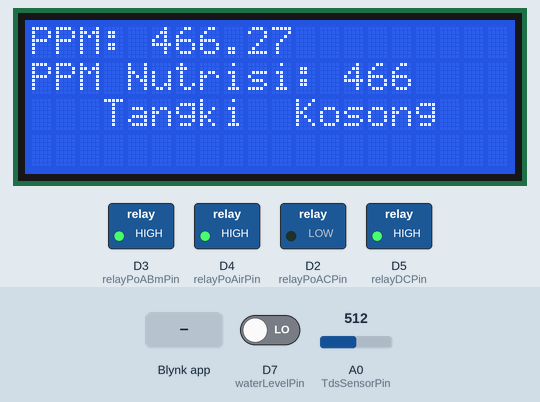
Simulated run of this sketch. Board: ESP8266 (NodeMCU). Parts: 20×4 character LCD, switched loads named in the sketch (green lamp = pin HIGH). The inputs (shaded band) are chosen by the test bench; at power-on: D7 (waterLevelPin) LOW, A0 (TdsSensorPin) = 512. WiFi joins after 1.5 s; servers stay silent unless stated; what the sketch prints to the serial monitor is not drawn.

Above: at 5.1 s.
5.2 s: D7 (waterLevelPin) driven HIGH
At 6.0 s:
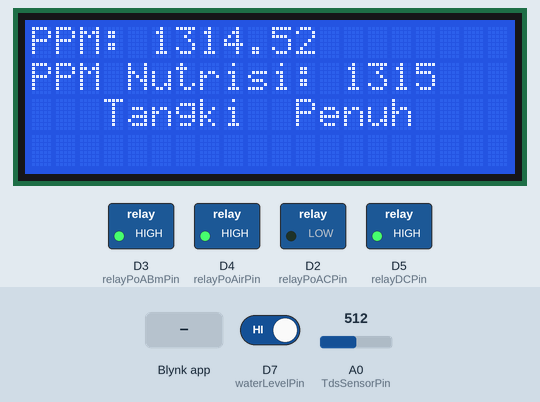
8.2 s: Blynk app writes 0 to V2
At 9.4 s:
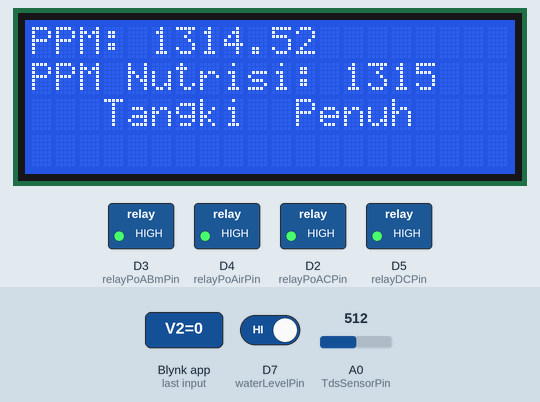
9.7 s: Blynk app writes 1 to V2
At 10.5 s:
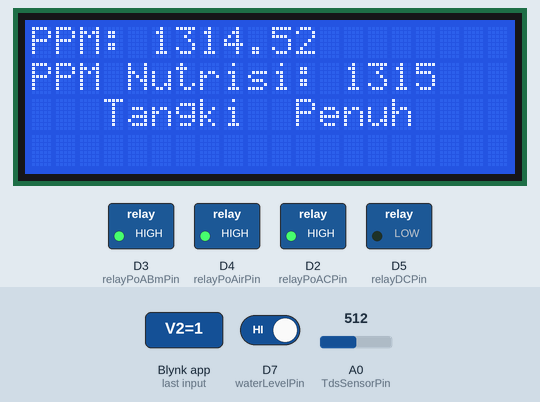
11.2 s: D7 (waterLevelPin) driven LOW
At 12.3 s:
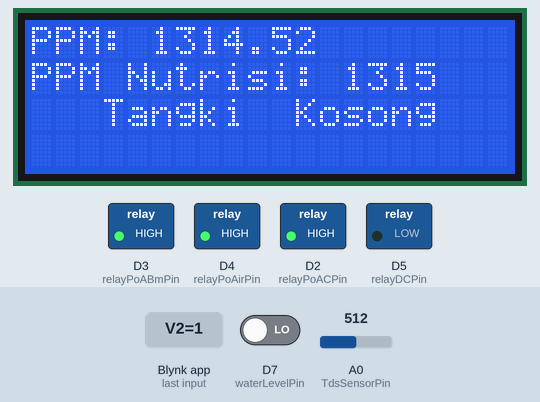
12.7 s: A0 (TdsSensorPin) set to 716
At 15.0 s:
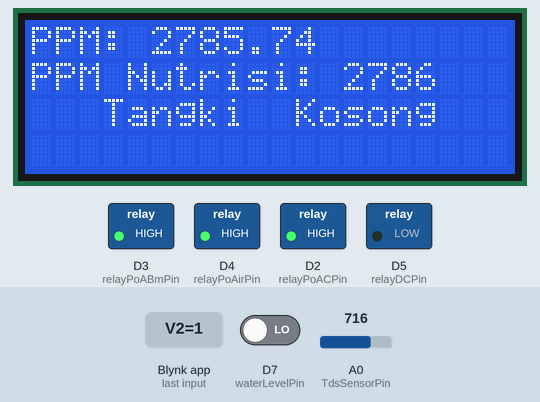
15.3 s: A0 (TdsSensorPin) set to 810
At 28.2 s:
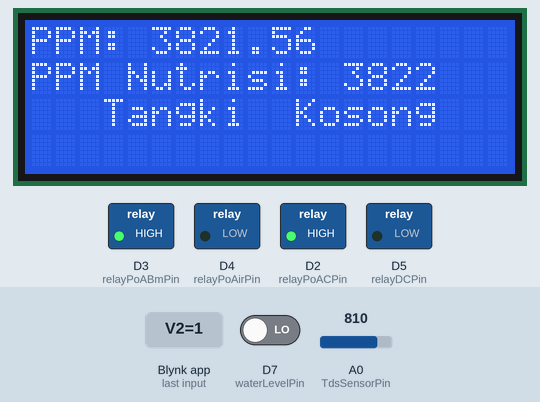
Timing chart, 0 to 48.5 s (numbered marks = the images above; inputs shaded):
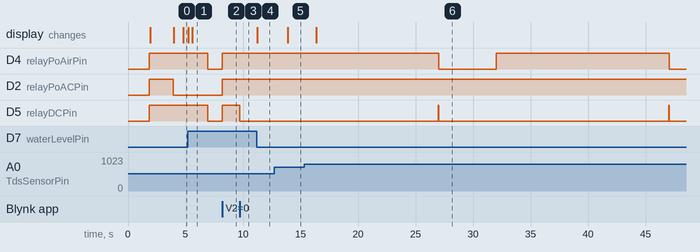

The sketch:

arung.ino
```cpp
#include <BlynkSimpleEsp8266.h>
#include <LiquidCrystal_I2C.h>
#include <elapsedMillis.h>
#include <ESP8266WiFi.h>
#include <WiFiClient.h>
#include <Wire.h>

#define BLYNK_TEMPLATE_ID "TMPL6J2PkRluT"
#define BLYNK_TEMPLATE_NAME "hydronutrimixer"
#define BLYNK_AUTH_TOKEN "145FqDQu66qq4idt_8_7G6iX8L1tlVFP"

char auth[] = BLYNK_AUTH_TOKEN;
char ssid[] = "MarsRaftel";
char pass[] = "marsraftel21";

// Configuration TDS Sensor
#define VREF 5.0
#define SCOUNT 30
int analogBuffer[SCOUNT];
int analogBufferTemp[SCOUNT];
int analogBufferIndex = 0, copyIndex = 0;
float averageVoltage = 0, tdsValue = 0, temperature = 25;

// Component pins
#define TdsSensorPin  A0
#define waterLevelPin D7
#define relayDCPin    D5 // IN1
#define relayPoAirPin D4 // IN2
#define relayPoABmPin D3 // IN3
#define relayPoACPin  D2 // IN4
#define ledPin        D5

// Variable Public Blynk
int MINppmtarget, MAXppmtarget;

BLYNK_WRITE(V0) {
  MINppmtarget = param.asInt();
  Serial.print("V0: ");
  Serial.println(MINppmtarget);
}

BLYNK_WRITE(V1) {
  MAXppmtarget = param.asInt();
  Serial.print("V1: ");
  Serial.println(MAXppmtarget);
}

BLYNK_WRITE(V2) {
  switch (param.asInt()) {
    case 0: { // Item 1
      Serial.println("OFF");
      digitalWrite(relayDCPin, HIGH);
      digitalWrite(relayPoAirPin, HIGH);
      digitalWrite(relayPoABmPin, HIGH);
      digitalWrite(relayPoACPin, HIGH);
      break;
    }
    case 1: { // Item 2
      Serial.println("ON");
      digitalWrite(relayDCPin, LOW);
      break;
    }
  }
}

LiquidCrystal_I2C lcd(0x27, 20, 4);

elapsedMillis tdsSampleTimer;
elapsedMillis tdsPrintTimer;
elapsedMillis relayControlTimer;
unsigned long relayStartTime = 0;
bool relayActive = false;
int relayState = 0;

void setup() {
  Serial.begin(115200);
  Blynk.begin(auth, ssid, pass);

  lcd.init();
  //lcd.begin();
  lcd.backlight();

  // Input output initialization
  pinMode(relayDCPin, OUTPUT);
  pinMode(relayPoAirPin, OUTPUT);
  pinMode(relayPoABmPin, OUTPUT);
  pinMode(relayPoACPin, OUTPUT);
  pinMode(waterLevelPin, INPUT);
  pinMode(ledPin, OUTPUT);

  // Relay Low
  digitalWrite(ledPin, HIGH);
  digitalWrite(relayDCPin, HIGH);
  digitalWrite(relayPoAirPin, HIGH);
  digitalWrite(relayPoABmPin, HIGH);
  digitalWrite(relayPoACPin, HIGH);

  WiFi.begin(ssid, pass);
  while (WiFi.status() != WL_CONNECTED){
    delay(500);
    Serial.print(".");
    lcd.setCursor(0, 1);
    lcd.print("   Connecting....   ");
  }
  Serial.println("Connecting to wifi");

  lcd.setCursor(0, 1);
  lcd.print("                    ");
  lcd.print("  Pengaduk Nutrisi  ");
  lcd.setCursor(0, 2);
  lcd.print("   Sistem Irigasi   ");
  delay(2000);
  lcd.clear();
}

void loop() {
  Blynk.run();
  int waterLevelSensorValue = digitalRead(waterLevelPin);
  Blynk.virtualWrite(V4, waterLevelSensorValue);

  if (tdsSampleTimer > 40) {
    tdsSampleTimer = 0;
    analogBuffer[analogBufferIndex] = analogRead(TdsSensorPin);
    analogBufferIndex++;
    if (analogBufferIndex == SCOUNT) {
      analogBufferIndex = 0;
    }
  }

  if (tdsPrintTimer > 800) {
    tdsPrintTimer = 0;
    for(copyIndex = 0; copyIndex < SCOUNT; copyIndex++) {
      analogBufferTemp[copyIndex] = analogBuffer[copyIndex];
    }
    averageVoltage = getMedianNum(analogBufferTemp, SCOUNT) * (float)VREF / 1024.0;
    float compensationCoefficient = 1.0 + 0.02 * (temperature - 25.0);
    float compensationVolatge = averageVoltage / compensationCoefficient;
    tdsValue = (133.42 * compensationVolatge * compensationVolatge * compensationVolatge - 255.86 * compensationVolatge * compensationVolatge + 857.39 * compensationVolatge) * 0.5;
    Serial.print(tdsValue, 0);
    Serial.println("ppm");

    lcd.setCursor(0, 1);
    lcd.print("PPM Nutrisi: ");
    lcd.print(tdsValue, 0);

    Blynk.virtualWrite(V3, tdsValue);
  }

  if (!relayActive && relayControlTimer > 3000) {
    relayControlTimer = 0;
    if (tdsValue < MINppmtarget) {
      relayActive = true;
      relayState = 1;
      relayStartTime = millis();
      digitalWrite(relayPoABmPin, LOW);
      digitalWrite(relayDCPin, LOW);
    } else if (tdsValue > MAXppmtarget) {
      relayActive = true;
      relayState = 2;
      relayStartTime = millis();
      digitalWrite(relayPoAirPin, LOW);
      digitalWrite(relayDCPin, LOW);
    } else if (tdsValue >= MINppmtarget && tdsValue <= MAXppmtarget) {
      digitalWrite(relayDCPin, HIGH);
      digitalWrite(relayPoACPin, LOW);
    }
  }

  if (relayActive) {
    if (relayState == 1 && millis() - relayStartTime > 3000) {
      digitalWrite(relayPoABmPin, HIGH);
      relayState = 0;
      relayStartTime = millis();
    }
    if (relayState == 2 && millis() - relayStartTime > 5000) {
      digitalWrite(relayPoAirPin, HIGH);
      relayState = 0;
      relayStartTime = millis();
    }
    if (relayState == 0 && millis() - relayStartTime > 15000) {
      digitalWrite(relayDCPin, HIGH);
      relayActive = false;
    }
  }

  lcd.setCursor(0, 0);
  lcd.print("PPM: " + String(tdsValue));

  if (waterLevelSensorValue == HIGH) {
    lcd.setCursor(0, 2);
    lcd.print("   Tangki  Penuh    ");
  } else {
    lcd.setCursor(0, 2);
    lcd.print("   Tangki  Kosong   ");
  }
}

int getMedianNum(int bArray[], int iFilterLen) {
  int bTab[iFilterLen];
  for (byte i = 0; i < iFilterLen; i++) {
    bTab[i] = bArray[i];
  }
  int i, j, bTemp;
  for (j = 0; j < iFilterLen - 1; j++) {
    for (i = 0; i < iFilterLen - j - 1; i++) {
      if (bTab[i] > bTab[i + 1]) {
        bTemp = bTab[i];
        bTab[i] = bTab[i + 1];
        bTab[i + 1] = bTemp;
      }
    }
  }
  if ((iFilterLen & 1) > 0) {
    bTemp = bTab[(iFilterLen - 1) / 2];
  } else {
    bTemp = (bTab[iFilterLen / 2] + bTab[iFilterLen / 2 - 1]) / 2;
  }
  return bTemp;
}
```

Measured:
- after the input at 5.2 s, the display: first changes at once (image 1 shows a later state)
- after the input at 8.2 s, D4 (relayPoAirPin), D2 (relayPoACPin), D5 (relayDCPin): LOW → HIGH at once
- after the input at 9.7 s, D5 (relayDCPin): HIGH → LOW at once
- after the input at 11.2 s, the display: changes after 0.05 s (image 4)
- after the input at 12.7 s, the display: changes after 1.2 s (image 5)
- after the input at 15.3 s, the display: changes after 1.1 s (image 6)
